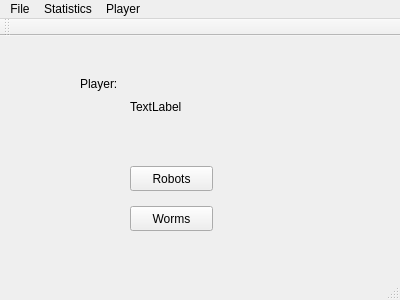
<?xml version="1.0" encoding="UTF-8"?>
<ui version="4.0">
 <class>MainWindow</class>
 <widget class="QMainWindow" name="MainWindow">
  <property name="geometry">
   <rect>
    <x>0</x>
    <y>0</y>
    <width>400</width>
    <height>300</height>
   </rect>
  </property>
  <property name="windowTitle">
   <string>MainWindow</string>
  </property>
  <widget class="QWidget" name="centralWidget">
   <widget class="QLabel" name="Player">
    <property name="geometry">
     <rect>
      <x>80</x>
      <y>40</y>
      <width>55</width>
      <height>16</height>
     </rect>
    </property>
    <property name="text">
     <string>Player:</string>
    </property>
   </widget>
   <widget class="QLabel" name="PlayerName">
    <property name="geometry">
     <rect>
      <x>130</x>
      <y>40</y>
      <width>141</width>
      <height>61</height>
     </rect>
    </property>
    <property name="text">
     <string>TextLabel</string>
    </property>
   </widget>
   <widget class="QPushButton" name="RobotsButton">
    <property name="geometry">
     <rect>
      <x>130</x>
      <y>130</y>
      <width>83</width>
      <height>25</height>
     </rect>
    </property>
    <property name="text">
     <string>Robots</string>
    </property>
   </widget>
   <widget class="QPushButton" name="WormsButton">
    <property name="geometry">
     <rect>
      <x>130</x>
      <y>170</y>
      <width>83</width>
      <height>25</height>
     </rect>
    </property>
    <property name="text">
     <string>Worms</string>
    </property>
   </widget>
  </widget>
  <widget class="QMenuBar" name="menuBar">
   <property name="geometry">
    <rect>
     <x>0</x>
     <y>0</y>
     <width>400</width>
     <height>22</height>
    </rect>
   </property>
   <widget class="QMenu" name="menuFile">
    <property name="title">
     <string>File</string>
    </property>
    <addaction name="actionExit_Program"/>
   </widget>
   <widget class="QMenu" name="menuStatistics">
    <property name="title">
     <string>Statistics</string>
    </property>
    <addaction name="actionTop_3_Players"/>
    <addaction name="actionTop_3_Games"/>
    <addaction name="actionCalculated_Statistics"/>
   </widget>
   <widget class="QMenu" name="menuPlayer">
    <property name="title">
     <string>Player</string>
    </property>
    <addaction name="actionNew_Player"/>
    <addaction name="actionSelect_Existing_Player"/>
   </widget>
   <addaction name="menuFile"/>
   <addaction name="menuStatistics"/>
   <addaction name="menuPlayer"/>
  </widget>
  <widget class="QToolBar" name="mainToolBar">
   <attribute name="toolBarArea">
    <enum>TopToolBarArea</enum>
   </attribute>
   <attribute name="toolBarBreak">
    <bool>false</bool>
   </attribute>
  </widget>
  <widget class="QStatusBar" name="statusBar"/>
  <action name="actionExit_Program">
   <property name="text">
    <string>Exit Program</string>
   </property>
  </action>
  <action name="actionTop_3_Players">
   <property name="text">
    <string>Top 3 Players</string>
   </property>
  </action>
  <action name="actionTop_3_Games">
   <property name="text">
    <string>Top 3 Games</string>
   </property>
  </action>
  <action name="actionCalculated_Statistics">
   <property name="text">
    <string>Calculated Statistics</string>
   </property>
  </action>
  <action name="actionNew_Player">
   <property name="text">
    <string>New Player</string>
   </property>
  </action>
  <action name="actionSelect_Existing_Player">
   <property name="text">
    <string>Select Existing Player</string>
   </property>
  </action>
 </widget>
 <layoutdefault spacing="6" margin="11"/>
 <resources/>
 <connections/>
</ui>
